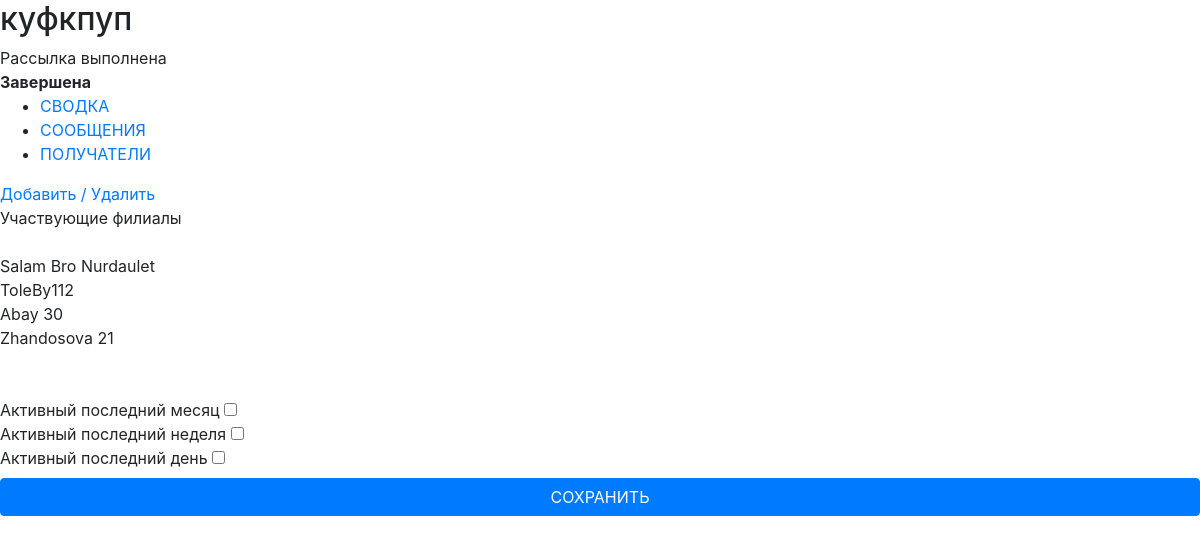
/newsletter/draft/recipient/create/update/9, run on the app's committed database.
### newsletter/models.py (models this page shows, shortened)
class Newsletter(models.Model):
    title = models.CharField(max_length=180)
    text = models.TextField(null=True, blank=True)
    status = models.PositiveSmallIntegerField(choices=NEWSLETTER_STATUS, default=STATUS_DRAFT)
    total_customers = models.PositiveIntegerField(null=True, blank=True)
    total_getting_customers = models.PositiveIntegerField(null=True, blank=True)
    active_last_month = models.BooleanField(default=False)
    active_last_week = models.BooleanField(default=False)
    active_last_day = models.BooleanField(default=False)
    image = models.ImageField(upload_to='newsletter_picture/', null=True, blank=True)

class BranchNewsletter(models.Model):
    newsletter = models.ForeignKey(Newsletter, on_delete=models.CASCADE, related_name='branches')
    branch = models.ForeignKey(Branch, on_delete=models.CASCADE)

### organizations/models.py (models this page shows, shortened)
class Branch(models.Model):
    title = models.CharField(max_length=180)
    address = models.CharField(max_length=180, null=True, blank=True)
    cards_number = models.PositiveIntegerField(default=10)
    start_date = models.DateField(null=True, blank=True)
    end_date = models.DateField(null=True, blank=True)
    status = models.PositiveSmallIntegerField(choices=BRANCH_STATUS, default=NOT_ACTIVE)
    code = models.CharField(max_length=6, unique=True, null=True, blank=True)

### newsletter/views.py (the view, shortened to what this page needs)
# urls.py: path('draft/recipient/create/update/<int:pk>', views.RecipientDataBaseCreateUpdateView.as_view(),
class RecipientDataBaseCreateUpdateView(TemplateResponseMixin, View):
    template_name = "newsletter/detail/recipient.html"
    def get(self, request, *args, **kwargs):
        newsletter_id = self.kwargs.get('pk')
        newsletter = get_object_or_404(Newsletter, id=newsletter_id)
        newsletter_form = NewsletterForm(instance=newsletter)
        context = {
            'newsletter_id': newsletter_id,
            'newsletter_form': newsletter_form,
            'newsletter': newsletter
        }
        return self.render_to_response(context)

### newsletter/forms.py
class NewsletterForm(forms.ModelForm):
    class Meta:
        model = Newsletter
        fields = ('image', 'text', 'active_last_month', 'active_last_week', 'active_last_day')

### templates/newsletter/detail/recipient.html (shortened to what this page needs)
<!doctype html>
<html lang="en">
{% load static %}
{% load newsletter_tags %}
<head>
    <link rel="stylesheet" href="{% static 'css/style.css' %}">
<link rel="stylesheet" href="https://cdn.jsdelivr.net/npm/bootstrap@4.6.2/dist/css/bootstrap.min.css"></head>
<body>
<h2>{{newsletter.title}}</h2>
{% if newsletter.status == 1 %}
    {% if newsletter.text %}
        Рассылка готова к отправке на проверку и последующему запуску
        <div><b>{{newsletter.get_status_display}}</b> <a href="{% url 'newsletter:under_review_confirm' newsletter.id %}">ОТПРАВИТЬ НА ПРОВЕРКУ</a></div>
    {% else %}
        Чтобы отправить рассылку на проверку, необходимо добавить сообщения <br>
        <div><b>{{newsletter.get_status_display}}</b> <a href="{% url 'newsletter:detail_message' newsletter.id %}">Добавить сообщения</a></div>
    {% endif %}
{% elif newsletter.status == 2 %}
    Рассылка проходит проверку
    <div><b>{{newsletter.get_status_display}}</b></div>
{% elif newsletter.status == 5 %}
Отправка сообщений
<div><b>Выполняются</b></div>
{% elif newsletter.status == 6 %}
Рассылка выполнена
<div><b>Завершена</b></div>
{% endif %}
<ul>
    <li><a href="{% url 'newsletter:detail_summary' newsletter.id %}">СВОДКА</a></li>
    <li><a href="{% url 'newsletter:detail_message' newsletter.id %}">СООБЩЕНИЯ</a></li>
    <li><a href="{% url 'newsletter:recipient_create_update' newsletter.id %}">ПОЛУЧАТЕЛИ</a></li>
</ul>
	<a type="button" class="company-branch-list-form" data-toggle="modal"
        data-target="#exampleModal" data-url="{% url 'newsletter:branch_newsletter_list' newsletter.id %}">
        Добавить / Удалить
	</a><br>
	Участвующие филиалы <br><br>
	{% for participating_branch in newsletter.branches.all %}
		{{participating_branch.branch.title}}<br>
	{% endfor %} <br><br>
	<form action="{{ request.path }}" method="POST" id="form-universal-modal" >
		Активный последний месяц {{newsletter_form.active_last_month}}<br>
		Активный последний неделя {{newsletter_form.active_last_week}}<br>
		Активный последний день {{newsletter_form.active_last_day}}<br>
		<input class="btn btn-primary w-100 mt-2" type="submit" value="СОХРАНИТЬ">
	</form>
</body>
</html>

### data on the page
Newsletter: title "куфкпуп"
BranchNewsletter: branch "Salam Bro Nurdaulet"
BranchNewsletter: branch "ToleBy112"
BranchNewsletter: branch "Abay 30"
BranchNewsletter: branch "Zhandosova 21"
